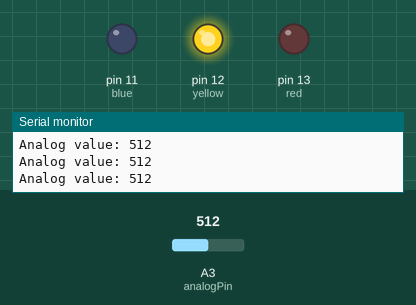
This sketch was run on a simulated Arduino Uno, built with avr-gcc and run on an emulated ATmega328P. Parts: output pins drawn as LEDs (lit = HIGH), the last lines printed to the serial monitor. The inputs (shaded band) are chosen by the test bench; at power-on: A3 (analogPin) = 512.

Above: at 1.2 s.
1.3 s: A3 (analogPin) set to 355
4.3 s: A3 (analogPin) set to 323
At 5.0 s:
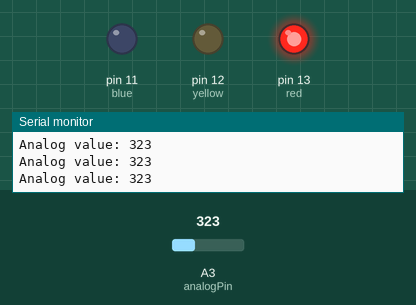
5.8 s: A3 (analogPin) set to 692
At 6.2 s:
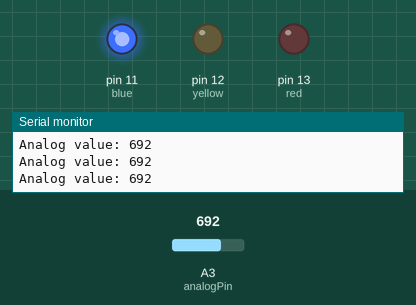
7.3 s: A3 (analogPin) set to 674
At 8.6 s:
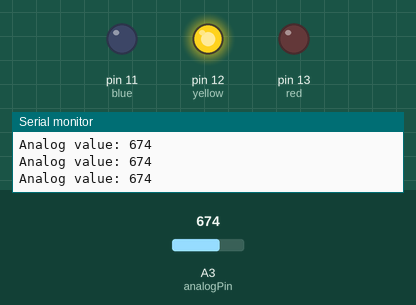
10.3 s: A3 (analogPin) set to 716
At 11.0 s:
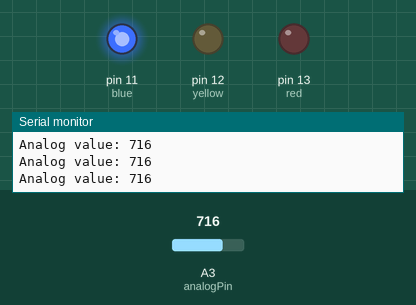
Timing chart, 0 to 13.3 s (numbered marks = the images above; inputs shaded):
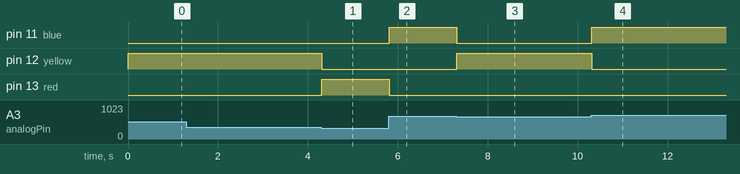

Measured:
- the behaviour switches between 341 and 340 on A3 (analogPin) (found by bisection; images 0 and 1)
- the behaviour switches between 683 and 682 on A3 (analogPin) (found by bisection; images 2 and 3)
- after the input at 4.3 s, pin 12 (yellow): HIGH → LOW at once; pin 13 (red): LOW → HIGH at once
- after the input at 5.8 s, pin 11 (blue): LOW → HIGH at once; pin 13 (red): HIGH → LOW at once
- after the input at 7.3 s, pin 11 (blue): HIGH → LOW at once; pin 12 (yellow): LOW → HIGH at once
- after the input at 10.3 s, pin 11 (blue): LOW → HIGH at once; pin 12 (yellow): HIGH → LOW at once

The sketch:

AnalogeDatenauslesung.ino
```cpp
int analogPin = A3; // Define the analog pin to read from
int red = 13;
int yellow = 12;
int blue = 11;
int val = 0;

void setup() {
  Serial.begin(9600); // Initialize serial communication at 9600 baud rate
  pinMode(analogPin, INPUT);
  pinMode(red, OUTPUT);
  pinMode(yellow, OUTPUT);
  pinMode(blue, OUTPUT);
}

void loop() {
  // Read the analog value from the specified pin
  val = analogRead(analogPin);

  // Control the LEDs based on the analog value read
  if (val <= 340) {
    digitalWrite(red, HIGH);
    digitalWrite(yellow, LOW);
    digitalWrite(blue, LOW);
  } else if (val <= 682) {
    digitalWrite(red, LOW);
    digitalWrite(yellow, HIGH);
    digitalWrite(blue, LOW);
  } else {
    digitalWrite(red, LOW);
    digitalWrite(yellow, LOW);
    digitalWrite(blue, HIGH);
  }

  // Print the analog value to the serial monitor
  Serial.print("Analog value: ");
  Serial.println(val);

  delay(10);
}
```
